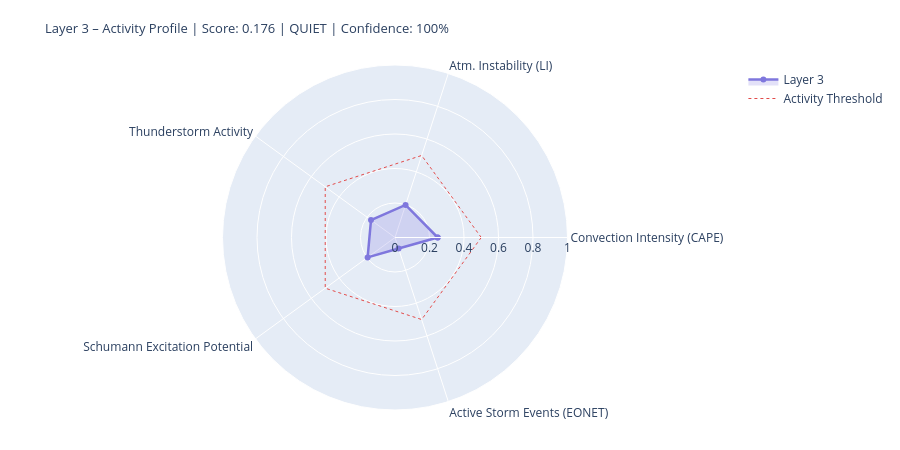

Source (notebook cell):
### Markdown cell above
---
## 4. State Assessment & Handoff to Layer 4/5

### Code cell
# ============================================================
# LAYER-3-SCORE
# Five dynamic components
# ============================================================

def norm(v, lo, hi):
    if v is None or (isinstance(v, float) and math.isnan(v)): return None
    return round(max(0.0, min(1.0, (v - lo) / (hi - lo))), 4)

# --- 1) Convection intensity (global CAPE mean) ---
cape_mean = df_atm['cape'].dropna().mean() if not df_atm.empty else None
conv_score = norm(cape_mean, 0, 3000)
conv_src   = 'primary' if cape_mean is not None else 'missing'

# --- 2) Atmospheric instability (LI mean) ---
li_mean   = df_atm['li'].dropna().mean() if not df_atm.empty else None
# Negative LI = unstable → higher score
instab_score = norm(-li_mean if li_mean is not None else None, -6, 6)
instab_src   = 'primary' if li_mean is not None else 'missing'

# --- 3) Thunderstorm activity (mean thunder score + WMO count) ---
thunder_mean = df_atm['thunder_score'].mean() if not df_atm.empty else None
n_thunder    = int(df_atm['thunderstorm'].sum()) if not df_atm.empty else 0
thunder_score_val = norm(
    (thunder_mean or 0) * 0.7 + n_thunder * 0.1, 0, 1.0
) if thunder_mean is not None else None
thunder_src = 'primary'

# --- 4) Schumann excitation potential (weighted Schumann contribution) ---
schumann_pot = df_atm['schumann_contribution'].mean() if not df_atm.empty else None
# Boosted by Layer-2 thunderstorm trigger
if schumann_pot is not None and l2_thunder:
    schumann_pot = min(1.0, schumann_pot * 1.2)
schumann_score = norm(schumann_pot, 0, 1.0) if schumann_pot is not None else None
schumann_src   = 'derived'

# --- 5) Storm activity (NASA EONET) ---
# Distinction: None = data not loaded, 0.0 = loaded but no events
storm_score = None
storm_src   = 'missing'
if raw.get('storms') is not None:          # API reached successfully
    storm_score = norm(len(storm_events), 0, 30) if storm_events else 0.0
    storm_src   = 'primary'

# X-Ray and Kp: context only, not in dynamic score
# (X-Ray = Layer-0/4 driver; Kp = geomagnetic index, not a lightning proxy)
xray_context = None
if raw.get('xray'):
    df_xc = pd.DataFrame(raw['xray'])
    fc = next((c for c in df_xc.columns
               if any(k in c.lower() for k in ['flux','long']) and 'time' not in c.lower()),
              df_xc.columns[1])
    df_xc[fc] = pd.to_numeric(df_xc[fc], errors='coerce')
    xray_last = df_xc[fc].dropna().iloc[-1] if not df_xc[fc].dropna().empty else None
    if xray_last:
        xray_class = ('X' if xray_last>=1e-4 else 'M' if xray_last>=1e-5
                      else 'C' if xray_last>=1e-6 else 'B')
        xray_context = {'flux': float(xray_last), 'class': xray_class}
        print(f'X-Ray context: {xray_class}-class ({xray_last:.2e} W/m²)')

# --- Aggregate ---
COMPONENTS = {
    'Convection Intensity (CAPE)':  {'score': conv_score,       'source': conv_src,    'dynamic': True},
    'Atm. Instability (LI)':         {'score': instab_score,     'source': instab_src,  'dynamic': True},
    'Thunderstorm Activity':              {'score': thunder_score_val, 'source': thunder_src, 'dynamic': True},
    'Schumann Excitation Potential':   {'score': schumann_score,   'source': schumann_src,'dynamic': True},
    'Active Storm Events (EONET)': {'score': storm_score,      'source': storm_src,   'dynamic': True},
}

available   = {k: v['score'] for k, v in COMPONENTS.items() if v['score'] is not None}
unavailable = [k for k, v in COMPONENTS.items() if v['score'] is None]
layer3_score = round(sum(available.values()) / len(available), 4) if available else None
confidence   = round(len(available) / len(COMPONENTS), 2)
level = ('unknown' if layer3_score is None
         else 'quiet'   if layer3_score < 0.3
         else 'moderate' if layer3_score < 0.6
         else 'active')
dominant_l3 = max(available, key=available.get) if available else 'none'

# --- Ausgabe ---
W = 68
print('=' * W)
print('LAYER 3 – ATMOSPHERE / WEATHER / THUNDERSTORMS – STATE ASSESSMENT')
print('=' * W)
for name, comp in COMPONENTS.items():
    s = comp['score']
    if s is not None:
        bar = '█' * int(s * 20) + '░' * (20 - int(s * 20))
        print(f'  {name:<36} {bar}  {s:.3f}  [{comp["source"]}]')
    else:
        print(f'  {name:<36} {"─" * 20}  n/a   [missing]')
print('-' * W)
print(f'  Score:        {layer3_score:.3f}  ({len(available)}/{len(COMPONENTS)} components)')
print(f'  Confidence:   {confidence:.0%}')
print(f'  Level:        {level.upper()}')
print(f'  Dominant:     {dominant_l3}')
print(f'  CAPE mean:    {cape_mean:.0f} J/kg' if cape_mean else '  CAPE mean:    n/a')
print(f'  LI mean:      {li_mean:.1f} K' if li_mean is not None else '  LI mean:      n/a')
print(f'  Thunderstorms:{n_thunder} points (WMO)  +  {len(storm_events)} NASA EONET')
print('=' * W)

# Radar
cats   = list(available.keys())
vals_r = list(available.values())
if len(cats) >= 3:
    fig = go.Figure()
    fig.add_trace(go.Scatterpolar(
        r=vals_r + [vals_r[0]], theta=cats + [cats[0]],
        fill='toself', fillcolor='rgba(127,119,221,0.22)',
        line=dict(color='#7F77DD', width=2.5), name='Layer 3'
    ))
    fig.add_trace(go.Scatterpolar(
        r=[0.5] * (len(cats)+1), theta=cats + [cats[0]],
        line=dict(color='#E24B4A', dash='dot', width=1),
        mode='lines', name='Activity Threshold'
    ))
    fig.update_layout(
        title=dict(
            text=f'Layer 3 – Activity Profile | Score: {layer3_score:.3f} | {level.upper()} | Confidence: {confidence:.0%}',
            font=dict(size=13)
        ),
        polar=dict(radialaxis=dict(visible=True, range=[0, 1])),
        height=450, showlegend=True,
        margin=dict(l=60, r=60, t=65, b=40)
    )
    fig.show()

### Figure 1 — Plotly figure (JSON) as saved in the notebook; plotly's stock layout.template omitted (floating-point values rounded to 4 significant figures)
{"data": [{"fill": "toself", "fillcolor": "rgba(127,119,221,0.22)", "line": {"color": "#7F77DD", "width": 2.5}, "name": "Layer 3", "r": [0.2473, 0.1983, 0.1719, 0.1962, 0.0667, 0.2473], "theta": ["Convection Intensity (CAPE)", "Atm. Instability (LI)", "Thunderstorm Activity", "Schumann Excitation Potential", "Active Storm Events (EONET)", "Convection Intensity (CAPE)"], "type": "scatterpolar"}, {"line": {"color": "#E24B4A", "dash": "dot", "width": 1}, "mode": "lines", "name": "Activity Threshold", "r": [0.5, 0.5, 0.5, 0.5, 0.5, 0.5], "theta": ["Convection Intensity (CAPE)", "Atm. Instability (LI)", "Thunderstorm Activity", "Schumann Excitation Potential", "Active Storm Events (EONET)", "Convection Intensity (CAPE)"], "type": "scatterpolar"}], "layout": {"height": 450, "margin": {"b": 40, "l": 60, "r": 60, "t": 65}, "polar": {"radialaxis": {"range": [0, 1], "visible": true}}, "showlegend": true, "title": {"font": {"size": 13}, "text": "Layer 3 – Activity Profile | Score: 0.176 | QUIET | Confidence: 100%"}}}
